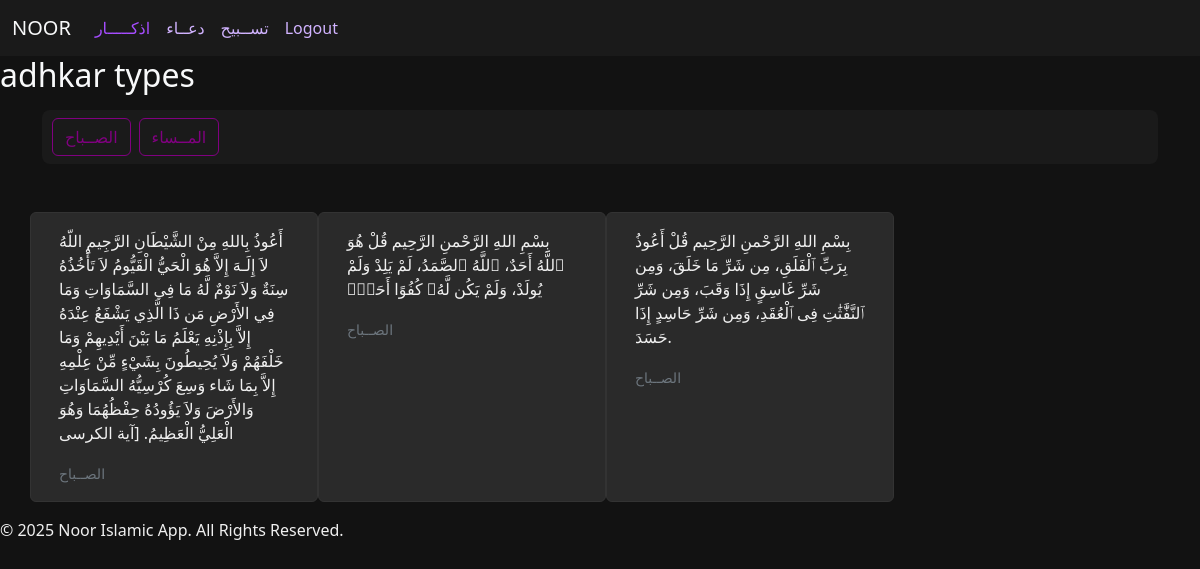
Screenshot of /dheker_by_type/1/ (signed in) with the database file from the repository.
### core/models.py (models this page shows, shortened)
class Type(models.Model) :
    name = models.CharField(max_length=255 , unique=True)

class Adhkar(models.Model) :
    text = models.TextField()
    type = models.ForeignKey(Type, on_delete=models.PROTECT , related_name="adkar")

### core/views.py (the view)
# urls.py: path("dheker_by_type/<int:type_id>/", views.adhkar_by_types,name='dheker_by_type'),
def adhkar_by_types(request, type_id):
    type_obj = Type.objects.get(id=type_id)
    adhkar = Adhkar.objects.filter(type=type_obj)
    types = Type.objects.all()
    return render(request, "index.html", {"adhkar": adhkar, "types": types})

### core/templates/index.html
{% extends 'base.html' %}
{% block content %}
    <h2 class="text-light">adhkar types</h2>
   <div class="container mt-3">
      <div class="d-flex overflow-auto flex-nowrap py-2" style="background-color: #1a1a1a; padding: 10px; border-radius: 8px;">
        {% for type in types %}
          <a href="{% url 'dheker_by_type' type.id %}" class="btn flex-shrink-0 me-2"
             style="border: 1px solid #800080; color: #800080; background-color: transparent;">
            {{ type.name }}
          </a>
        {% endfor %}
      </div>
   </div>
    <div class="container mt-5" style="margin-left: 30px;">
      <div class="row">
        {% for i in adhkar %}
        <div class="card mb-3" style="width: 18rem; background-color: #2a2a2a; color: #f0f0f0;">
          <div class="card-body">
            <p class="card-text">{{i.text}}</p>
            <small class="card-link text-secondary">{{i.type.name}}</small>
          </div>
       </div>
       {% endfor %}
      </div>
    </div>
{% endblock content %}

### core/templates/base.html (style rules this page uses)
body { background-color: #121212; color: #f0f0f0; }
.card { background-color: #1f1f1f; color: #f0f0f0; border: 1px solid #333; }

### rows the page displays
Type: name "الصــباح"
Type: name "المــساء"
Adhkar: text "أَعُوذُ بِاللهِ مِنْ الشَّيْطَانِ الرَّجِيمِ اللّهُ لاَ إِلَـهَ إِلاَّ هُوَ الْحَيُّ الْقَيُّومُ لاَ تَأْخُذُهُ سِنَةٌ وَلاَ نَوْمٌ لَّهُ مَا فِي السَّمَاوَاتِ وَمَا فِي الأَرْضِ مَن ذَا الَّذِي يَشْفَعُ عِنْدَهُ إِلاَّ بِإِذْنِهِ يَعْلَمُ مَا بَيْنَ أَيْدِيهِمْ وَمَا خَلْفَهُمْ وَلاَ يُحِيطُونَ بِشَيْءٍ مِّنْ عِلْمِهِ إِلاَّ بِمَا شَاء وَسِعَ كُرْسِيُّهُ السَّمَاوَاتِ وَالأَرْضَ وَلاَ يَؤُودُهُ حِفْظُهُمَا وَهُوَ الْعَلِيُّ الْعَظِيمُ. [آية الكرسى", type.name "الصــباح"
Adhkar: text "بِسْمِ اللهِ الرَّحْمنِ الرَّحِيم قُلْ هُوَ ٱللَّهُ أَحَدٌ، ٱللَّهُ ٱلصَّمَدُ، لَمْ يَلِدْ وَلَمْ يُولَدْ، وَلَمْ يَكُن لَّهُۥ كُفُوًا أَحَدٌۢ", type.name "الصــباح"
Adhkar: text "بِسْمِ اللهِ الرَّحْمنِ الرَّحِيم قُلْ أَعُوذُ بِرَبِّ ٱلْفَلَقِ، مِن شَرِّ مَا خَلَقَ، وَمِن شَرِّ غَاسِقٍ إِذَا وَقَبَ، وَمِن شَرِّ ٱلنَّفَّٰثَٰتِ فِى ٱلْعُقَدِ، وَمِن شَرِّ حَاسِدٍ إِذَا حَسَدَ.", type.name "الصــباح"
